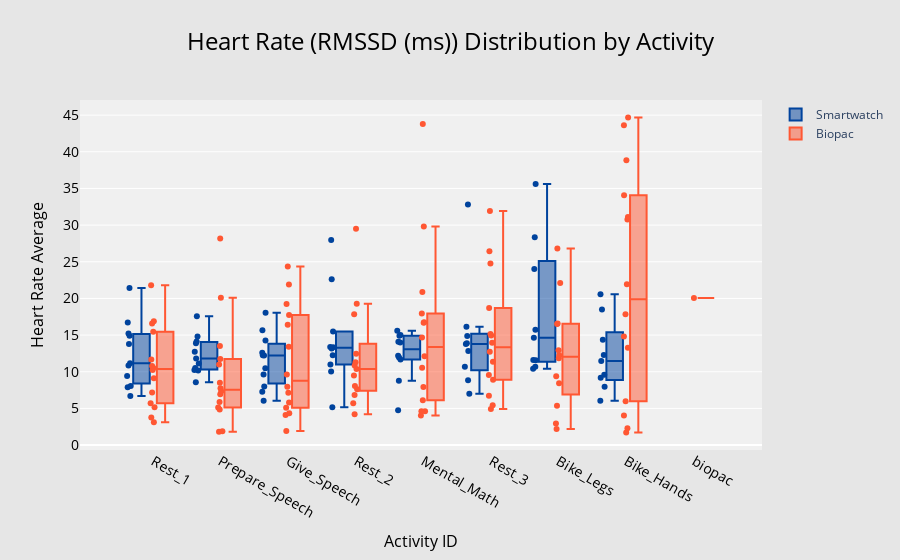

This figure's notebook cell:
### Code cell
# Define custom order
custom_order = ['Rest_1', 'Prepare_Speech', 'Give_Speech', 'Rest_2', 
                'Mental_Math', 'Rest_3', 'Bike_Legs', 'Bike_Hands']

# Convert 'activity' column to categorical with specified order
df_final['activity'] = pd.Categorical(df_smartwatch_rmssd['activity'], categories=custom_order, ordered=True)
df_final_biopac['activity'] = pd.Categorical(df_biopac_rmssd['activity'], categories=custom_order, ordered=True)

# Create traces separately for Smartwatch and Biopac
trace_smartwatch = go.Box(
    x=df_smartwatch_rmssd["activity"],  # Activity on x-axis
    y=df_smartwatch_rmssd["RMSSD"],  # Smartwatch HR on y-axis
    name="Smartwatch",  # Legend name,
    boxpoints='all', # represent all points
    marker=dict(color="#00439D")  # Blue color
)

trace_biopac = go.Box(
    x=df_biopac_rmssd["activity"],  # Activity on x-axis
    y=df_biopac_rmssd["RMSSD"],  # Biopac HR on y-axis
    name="Biopac",  # Legend name,
    boxpoints='all', # represent all points
    marker=dict(color="#FF5733")  # Orange color
)

# Create the figure and add both traces
fig = go.Figure(data=[trace_smartwatch, trace_biopac])

# Update layout
fig.update_layout(
    title=dict(
        text="Heart Rate (RMSSD (ms)) Distribution by Activity",
        font=dict(size=24, color="black"),
        x=0.5,

        xanchor="center"
    ),
    xaxis=dict(
        title="Activity ID",
        title_font=dict(size=16, color="black"),
        tickfont=dict(size=14, color="black"),
        categoryorder="array",  # Ensure correct order
        categoryarray=custom_order
    ),
    yaxis=dict(
        title="Heart Rate Average",
        title_font=dict(size=16, color="black"),
        tickfont=dict(size=14, color="black")
    ),
    plot_bgcolor="rgba(240, 240, 240, 1)",  # Light gray background
    paper_bgcolor="rgba(230, 230, 230, 1)", # Slightly darker gray background
    boxmode="group"  # Ensures side-by-side grouping
)
# print("fsdfs")
# Show the figure
fig.show()

### Figure 1 — Plotly figure (JSON) as saved in the notebook; plotly's stock layout.template omitted (floating-point values rounded to 4 significant figures)
{"data": [{"boxpoints": "all", "marker": {"color": "#00439D"}, "name": "Smartwatch", "type": "box", "x": ["Give_Speech", "Mental_Math", "Prepare_Speech", "Rest_1", "Rest_2", "Rest_3", "Bike_Hands", "Bike_Legs", "Give_Speech", "Mental_Math", "Prepare_Speech", "Rest_1", "Rest_2", "Rest_3", "Bike_Hands", "Bike_Legs", "Give_Speech", "Mental_Math", "Prepare_Speech", "Rest_1", "Rest_2", "Rest_3", "Bike_Hands", "Bike_Legs", "Give_Speech", "Mental_Math", "Prepare_Speech", "Rest_1", "Rest_2", "Rest_3", "Bike_Hands", "Bike_Legs", "Give_Speech", "Mental_Math", "Prepare_Speech", "Rest_1", "Rest_2", "Rest_3", "Give_Speech", "Mental_Math", "Prepare_Speech", "Rest_1", "Rest_2", "Rest_3", "Give_Speech", "Prepare_Speech", "Rest_1", "Rest_2", "Rest_3", "Bike_Hands", "Bike_Legs", "Give_Speech", "Mental_Math", "Prepare_Speech", "Rest_1", "Rest_2", "Bike_Hands", "Bike_Legs", "Give_Speech", "Mental_Math", "Prepare_Speech", "Rest_1", "Bike_Hands", "Bike_Legs", "Give_Speech", "Mental_Math", "Prepare_Speech", "Rest_1", "Rest_3", "Bike_Hands", "Bike_Legs", "Give_Speech", "Mental_Math", "Prepare_Speech", "Rest_1", "Rest_2", "Rest_3", "Bike_Hands", "Rest_2", "Bike_Legs"], "y": [7.997, 12.17, 10.17, 7.884, 11.0, 8.845, 9.583, 11.57, 15.66, 11.68, 11.11, 14.91, 13.35, 13.89, 14.37, 10.69, 9.612, 11.93, 10.5, 10.83, 13.37, 12.84, 12.28, 28.35, 7.267, 8.76, 14.12, 9.43, 13.18, 10.67, 6.048, 10.39, 12.21, 13.98, 13.87, 16.72, 22.63, 32.82, 14.24, 14.07, 17.55, 13.78, 15.49, 14.89, 6.044, 11.81, 8.039, 12.26, 13.8, 18.48, 15.72, 12.59, 15.6, 14.79, 11.15, 10.04, 9.191, 11.6, 18.03, 15.03, 10.24, 21.43, 20.59, 24.03, 12.27, 14.89, 12.73, 15.23, 16.13, 11.46, 14.62, 10.48, 4.75, 8.575, 6.674, 5.163, 6.983, 7.952, 27.96, 35.62]}, {"boxpoints": "all", "marker": {"color": "#FF5733"}, "name": "Biopac", "type": "box", "x": ["Give_Speech", "Mental_Math", "Prepare_Speech", "Rest_1", "Rest_2", "Rest_3", "Bike_Legs", "Bike_Hands", "Give_Speech", "Mental_Math", "Prepare_Speech", "Rest_1", "Rest_2", "Rest_3", "Bike_Hands", "Give_Speech", "Mental_Math", "Prepare_Speech", "Rest_1", "Rest_2", "Rest_3", "Bike_Legs", "Bike_Hands", "Give_Speech", "Mental_Math", "Prepare_Speech", "Rest_1", "Rest_2", "Rest_3", "Bike_Legs", "Bike_Hands", "Give_Speech", "Mental_Math", "Prepare_Speech", "Rest_1", "Rest_2", "Rest_3", "Bike_Legs", "Bike_Hands", "Give_Speech", "Mental_Math", "Prepare_Speech", "Rest_1", "Rest_2", "Rest_3", "Bike_Hands", "Give_Speech", "Mental_Math", "Prepare_Speech", "Rest_1", "Rest_2", "Rest_3", "Bike_Legs", "Bike_Hands", "Give_Speech", "Mental_Math", "Prepare_Speech", "Rest_1", "Rest_2", "Rest_3", "Bike_Legs", "Bike_Hands", "Give_Speech", "Mental_Math", "Prepare_Speech", "Rest_1", "Rest_2", "Rest_3", "Bike_Legs", "Bike_Hands", "Give_Speech", "Mental_Math", "Prepare_Speech", "Rest_1", "Rest_2", "Rest_3", "Bike_Legs", "Bike_Hands", "biopac", "Give_Speech", "Mental_Math", "Prepare_Speech", "Rest_1", "Rest_3", "Bike_Legs", "Bike_Hands", "Give_Speech", "Mental_Math", "Prepare_Speech", "Rest_1", "Rest_2", "Rest_3", "Bike_Legs", "Bike_Hands", "Give_Speech", "Mental_Math", "Prepare_Speech", "Rest_1", "Rest_2", "Rest_3", "Bike_Legs", "Bike_Hands", "Give_Speech", "Mental_Math", "Prepare_Speech", "Rest_1", "Rest_2", "Rest_3", "Bike_Legs", "Bike_Hands"], "y": [24.36, 16.74, 28.16, 21.78, 17.85, 18.69, 22.12, 44.68, 21.88, 16.67, 1.875, 7.171, 19.27, 8.898, 34.06, 5.817, 43.8, 7.737, 3.105, 10.37, 11.37, 2.174, 2.3, 7.937, 7.93, 5.868, 10.78, 9.499, 12.74, 9.385, 14.81, 17.75, 10.56, 8.484, 10.22, 7.602, 14.94, 11.83, 31.1, 16.4, 29.79, 11.72, 15.44, 29.5, 31.91, 43.62, 4.33, 17.94, 13.5, 16.57, 10.83, 9.564, 2.924, 17.83, 19.24, 20.87, 11.0, 11.68, 6.829, 26.43, 16.59, 30.77, 7.144, 4.617, 5.136, 5.148, 5.714, 4.924, 12.25, 13.29, 13.4, 12.1, 7.343, 10.5, 8.056, 6.71, 26.82, 1.712, 20.06, 9.618, 14.66, 20.07, 9.106, 24.76, 12.92, 38.85, 5.084, 4.606, 6.913, 16.88, 11.28, 13.96, 16.53, 21.92, 4.104, 4.023, 4.854, 5.703, 4.187, 5.429, 8.43, 5.965, 1.922, 6.11, 1.802, 3.746, 12.47, 15.13, 5.363, 4.026]}], "layout": {"boxmode": "group", "paper_bgcolor": "rgba(230, 230, 230, 1)", "plot_bgcolor": "rgba(240, 240, 240, 1)", "title": {"font": {"color": "black", "size": 24}, "text": "Heart Rate (RMSSD (ms)) Distribution by Activity", "x": 0.5, "xanchor": "center"}, "xaxis": {"categoryarray": ["Rest_1", "Prepare_Speech", "Give_Speech", "Rest_2", "Mental_Math", "Rest_3", "Bike_Legs", "Bike_Hands"], "categoryorder": "array", "tickfont": {"color": "black", "size": 14}, "title": {"font": {"color": "black", "size": 16}, "text": "Activity ID"}}, "yaxis": {"tickfont": {"color": "black", "size": 14}, "title": {"font": {"color": "black", "size": 16}, "text": "Heart Rate Average"}}}}
